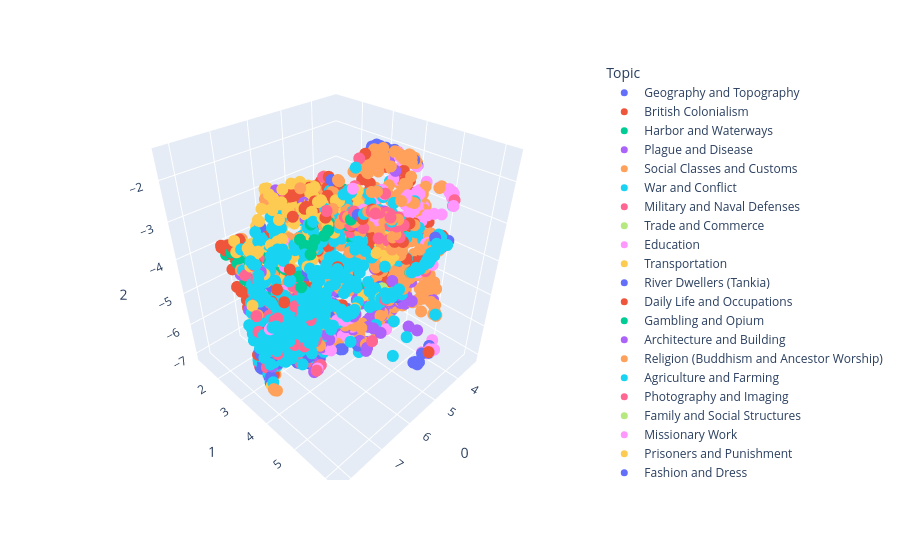

Notebook cell for this chart:
### Code cell
show_embeddings(all_sentences, "paraph_class_name")
